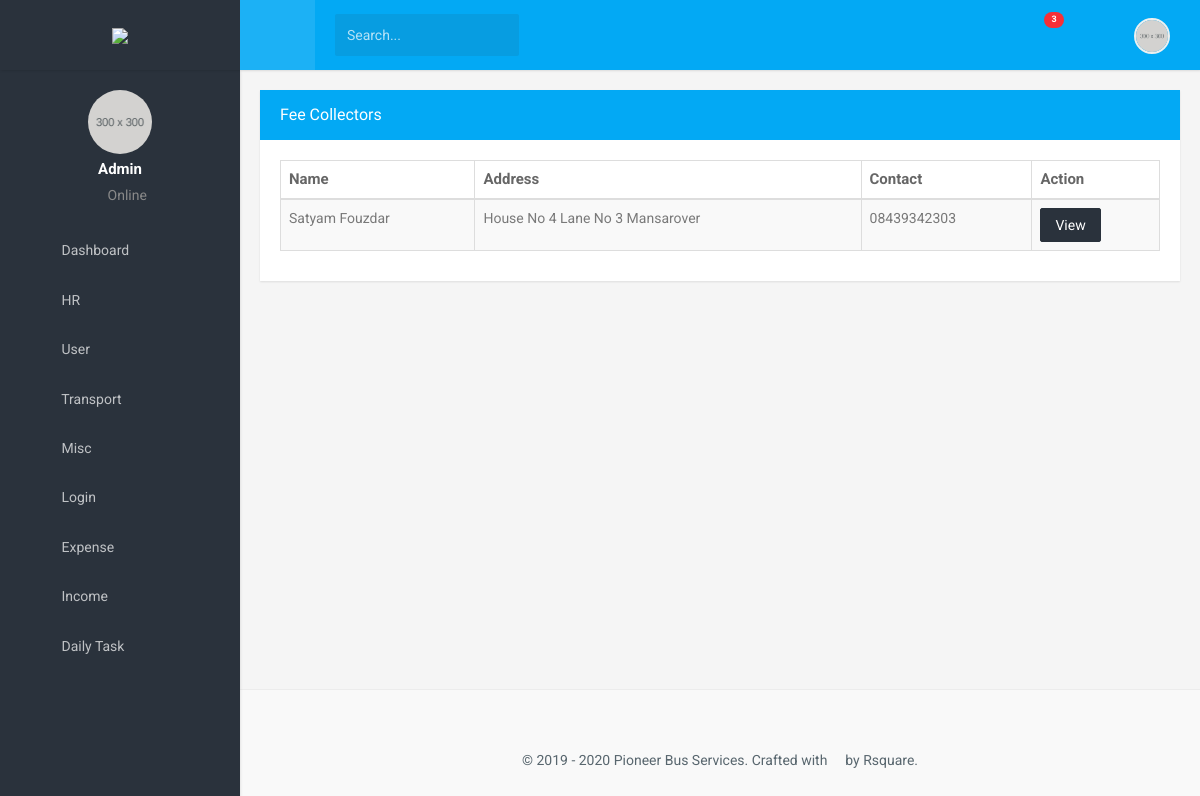
Screenshot of /feecollector/ (signed in) with the database file from the repository.
### website/models.py (models this page shows, shortened)
class FeeCollector(models.Model):
    user = models.OneToOneField(PBSUser, on_delete=models.CASCADE, blank=True, null=True)
    first_name = models.CharField(max_length=55)
    last_name = models.CharField(max_length=55)
    address = models.CharField(max_length=120)
    document = models.CharField(max_length=30)
    document_no = models.CharField(max_length=12)
    document_upload = models.ImageField(upload_to="documents", blank=True)
    blood_group = models.CharField(max_length=3, null=True)
    phone_regex = RegexValidator(regex=r'^\+?1?\d{9,15}$',
                                 message="Phone number must be entered in the format: '+999999999'. Up to 15 digits allowed.")
    phone_number = models.CharField(validators=[phone_regex], max_length=17)  # validators should be a list
    alternate_phone_number = models.CharField(validators=[phone_regex], max_length=17, blank=True)

### website/views.py (the view)
# urls.py: path('feecollector/', views.feecollector, name='feecollector'),
@login_required
def feecollector(request):
    try:
        feecollectors = FeeCollector.objects.all()
    except FeeCollector.DoesNotExists:
        raise Http404("No Fee Collector Model Exists")
    return render(request, 'feecollector.html', {'feecollectors': feecollectors,})

### templates/feecollector.html
{% extends 'dashboardlayout.html' %}
{% load static %}
{% load bootstrap3 %}
{% block content %}
     <div class="row">
                            <div class="col-md-12">
                                <div class="panel panel-primary">
                                    <div class="panel-heading">
                                        <div class="row">
                                            <div class="col-md-10">
                                                <h3 class="panel-title">Fee Collectors</h3>
                                            </div>
                                            <div class="col-md-2">
                                                <a class="headerlinks" href="{% url 'addfeecollector' %}" style="color:white;"><span class="mdi mdi-plus-circle-outline " style="font-size: 30px;float: right"></span></a>
                                            </div>
                                        </div>
                                    </div>
                                    <div class="panel-body">
                                        <table id="datatable-responsive" class="table table-striped table-bordered dt-responsive nowrap" cellspacing="0" width="100%">
                                            <thead>
                                                <tr>
                                                    <th>Name</th>
                                                    <th>Address</th>
                                                    <th>Contact</th>
                                                    <th>Action</th>
                                                </tr>
                                            </thead>
                                            <tbody>
                                            {% for foo in feecollectors %}
                                                <tr>
                                                    <td>{{foo.first_name}} {{ foo.last_name }}</td>
                                                    <td>{{foo.address}}</td>
                                                    <td>{{ foo.phone_number }}</td>
                                                    <td>
                                                     <a href="{% url 'single-feecollector' foo.id   %}">
                                                     <button class="btn btn-dark small" type="button">View</button>
                                                          </a>
                                                 </td>
                                                </tr>
                                            {% endfor %}
                                            </tbody>
                                        </table>
                                    </div>
                                </div>
                            </div>
                        </div>
                {% endblock %}

### static/assets/css/style.css (style rules this page uses)
body { background: #f5f5f5; font-family: 'Roboto', sans-serif; margin: 0; }
html { overflow-x: hidden; position: relative; min-height: 100%; background: #f5f5f5; }
h1, h2, h3, h4, h5, h6 { color: #2a323c; font-family: 'Prompt', sans-serif; margin: 10px 0; }
h3 { line-height: 30px; }
* { outline: none !important; }
.row { margin-right: -10px; margin-left: -10px; }
.col-lg-1, .col-lg-10, .col-lg-11, .col-lg-12, .col-lg-2, .col-lg-3, .col-lg-4, .col-lg-5, .col-lg-6, .col-lg-7, .col-lg-8, .col-lg-9, .col-md-1, .col-md-10, .col-md-11, .col-md-12, .col-md-2, .col-md-3, .col-md-4, .col-md-5, .col-md-6, .col-md-7, .col-md-8, .col-md-9, .col-sm-1, .col-sm-10, .col-sm-11, .col-sm-12, .col-sm-2, .col-sm-3, .col-sm-4, .col-sm-5, .col-sm-6, .col-sm-7, .col-sm-8, .col-sm-9, .col-xs-1, .col-xs-10, .col-xs-11, .col-xs-12, .col-xs-2, .col-xs-3, .col-xs-4, .col-xs-5, .col-xs-6, .col-xs-7, .col-xs-8, .col-xs-9 { padding-left: 10px; padding-right: 10px; }
.btn { border-radius: 2px; padding: 6px 14px; }
.btn-dark { background-color: #2a323c !important; border: 1px solid #2a323c !important; color: #ffffff; }
.panel { -moz-box-shadow: 0px 1px 2px 0px rgba(0, 0, 0, 0.1); -webkit-box-shadow: 0px 1px 2px 0px rgba(0, 0, 0, 0.1); border-radius: 0px; border: none; box-shadow: 0px 1px 2px 0px rgba(0, 0, 0, 0.1); margin-bottom: 20px; }
.panel .panel-body { padding: 20px; }
.panel-heading { border-radius: 0; border: none !important; padding: 10px 20px; }
.panel-title { margin-bottom: 0; margin-top: 0; font-family: 'Prompt', sans-serif; }
.panel-primary > .panel-heading { background-color: #03a9f4; }
.table { margin-bottom: 10px; }
tbody { color: #797979; }
th { color: #666666; font-size: 15px; }

### rows the page displays
FeeCollector: first_name "Satyam", last_name "Fouzdar", address "House No 4 Lane No 3 Mansarover", phone_number "08439342303"
